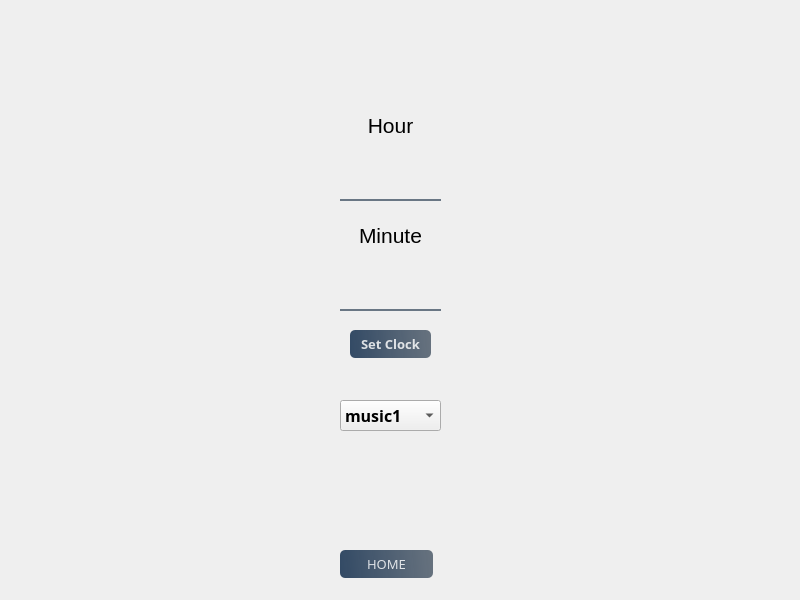
<?xml version="1.0" encoding="UTF-8"?>
<ui version="4.0">
 <class>alarmWindow</class>
 <widget class="QMainWindow" name="alarmWindow">
  <property name="geometry">
   <rect>
    <x>0</x>
    <y>0</y>
    <width>800</width>
    <height>600</height>
   </rect>
  </property>
  <property name="windowTitle">
   <string>MainWindow</string>
  </property>
  <property name="styleSheet">
   <string notr="true">background-image: url(:/images/images/background.png);</string>
  </property>
  <widget class="QWidget" name="centralwidget">
   <widget class="QWidget" name="widget" native="true">
    <property name="geometry">
     <rect>
      <x>0</x>
      <y>0</y>
      <width>801</width>
      <height>601</height>
     </rect>
    </property>
    <widget class="QLineEdit" name="line_hour">
     <property name="geometry">
      <rect>
       <x>340</x>
       <y>160</y>
       <width>101</width>
       <height>41</height>
      </rect>
     </property>
     <property name="font">
      <font>
       <family>Bahnschrift</family>
       <pointsize>16</pointsize>
       <weight>75</weight>
       <bold>true</bold>
      </font>
     </property>
     <property name="styleSheet">
      <string notr="true">background-color:rgba(0,0,0,0);
border:none;
border-bottom:2px solid rgba(105,118,132,255);
color:white;
padding-bottom:7px;</string>
     </property>
    </widget>
    <widget class="QLineEdit" name="line_minute">
     <property name="geometry">
      <rect>
       <x>340</x>
       <y>270</y>
       <width>101</width>
       <height>41</height>
      </rect>
     </property>
     <property name="font">
      <font>
       <family>Bahnschrift</family>
       <pointsize>16</pointsize>
       <weight>75</weight>
       <bold>true</bold>
      </font>
     </property>
     <property name="styleSheet">
      <string notr="true">background-color:rgba(0,0,0,0);
border:none;
border-bottom:2px solid rgba(105,118,132,255);
color:white;
padding-bottom:7px;</string>
     </property>
    </widget>
    <widget class="QLabel" name="lbl_hour">
     <property name="geometry">
      <rect>
       <x>340</x>
       <y>110</y>
       <width>101</width>
       <height>31</height>
      </rect>
     </property>
     <property name="text">
      <string>&lt;html&gt;&lt;head/&gt;&lt;body&gt;&lt;p align=&quot;center&quot;&gt;&lt;span style=&quot; font-size:16pt;&quot;&gt;Hour&lt;/span&gt;&lt;/p&gt;&lt;/body&gt;&lt;/html&gt;</string>
     </property>
    </widget>
    <widget class="QLabel" name="lbl_minute">
     <property name="geometry">
      <rect>
       <x>340</x>
       <y>220</y>
       <width>101</width>
       <height>31</height>
      </rect>
     </property>
     <property name="text">
      <string>&lt;html&gt;&lt;head/&gt;&lt;body&gt;&lt;p align=&quot;center&quot;&gt;&lt;span style=&quot; font-size:16pt;&quot;&gt;Minute&lt;/span&gt;&lt;/p&gt;&lt;/body&gt;&lt;/html&gt;</string>
     </property>
    </widget>
    <widget class="QComboBox" name="combo_alarm">
     <property name="geometry">
      <rect>
       <x>340</x>
       <y>400</y>
       <width>101</width>
       <height>31</height>
      </rect>
     </property>
     <property name="font">
      <font>
       <family>Bahnschrift</family>
       <pointsize>12</pointsize>
       <weight>75</weight>
       <bold>true</bold>
      </font>
     </property>
     <property name="styleSheet">
      <string notr="true">#comboBox{
	border: 1px solid #ced4da;
	border-radius: 4px;
	padding-left:10px;	
}
#combBox::drop-down{
	border:0px;
}
#comboBox::on{
	border:4px solid #c2dbfe;
}
#comboBox QListView{
	border :1px solid rgba(0,0,0,10%);
	padding:5px;
	background-color:#fff;
	outline: 0px;
}
#comboBox QListView::item{
	padding-left: 10px;
	backgroud-color:#fff;
}
#comboBox QListView::item:hover{
	background-color:#1e90ff;
}
#comboBox QListView::item:selected{
	background-color:#1e90ff;
}
</string>
     </property>
     <item>
      <property name="text">
       <string>music1</string>
      </property>
     </item>
     <item>
      <property name="text">
       <string>music2</string>
      </property>
     </item>
     <item>
      <property name="text">
       <string>music3</string>
      </property>
     </item>
    </widget>
    <widget class="QPushButton" name="btn_set">
     <property name="geometry">
      <rect>
       <x>350</x>
       <y>330</y>
       <width>81</width>
       <height>28</height>
      </rect>
     </property>
     <property name="font">
      <font>
       <family>Bahnschrift</family>
       <pointsize>10</pointsize>
       <weight>75</weight>
       <bold>true</bold>
      </font>
     </property>
     <property name="styleSheet">
      <string notr="true">QPushButton#btn_set{	
	background-color: qlineargradient(spread:pad, x1:0, y1:0.505682, x2:1, y2:0.477, stop:0 rgba(20, 47, 78, 219), stop:1 rgba(85, 98, 112, 226));
	color:rgba(255, 255, 255, 210);
	border-radius:5px;
}
QPushButton#btn_set:hover{	
	background-color: qlineargradient(spread:pad, x1:0, y1:0.505682, x2:1, y2:0.477, stop:0 rgba(40, 67, 98, 219), stop:1 rgba(105, 118, 132, 226));
}
QPushButton#btn_set:pressed{	
	padding-left:3px;
	padding-top:3px;
	background-color:rgba(105, 118, 132, 200);
}</string>
     </property>
     <property name="text">
      <string>Set Clock</string>
     </property>
    </widget>
    <widget class="QPushButton" name="btn_home">
     <property name="geometry">
      <rect>
       <x>340</x>
       <y>550</y>
       <width>93</width>
       <height>28</height>
      </rect>
     </property>
     <property name="font">
      <font>
       <family>Bahnschrift</family>
       <pointsize>10</pointsize>
      </font>
     </property>
     <property name="styleSheet">
      <string notr="true">QPushButton#btn_home{	
	background-color: qlineargradient(spread:pad, x1:0, y1:0.505682, x2:1, y2:0.477, stop:0 rgba(20, 47, 78, 219), stop:1 rgba(85, 98, 112, 226));
	color:rgba(255, 255, 255, 210);
	border-radius:5px;
}
QPushButton#btn_home:hover{	
	background-color: qlineargradient(spread:pad, x1:0, y1:0.505682, x2:1, y2:0.477, stop:0 rgba(40, 67, 98, 219), stop:1 rgba(105, 118, 132, 226));
}
QPushButton#btn_home:pressed{	
	padding-left:3px;
	padding-top:3px;
	background-color:rgba(105, 118, 132, 200);
}</string>
     </property>
     <property name="text">
      <string>HOME</string>
     </property>
    </widget>
   </widget>
  </widget>
 </widget>
 <resources>
  <include location="res.qrc"/>
 </resources>
 <connections/>
</ui>
